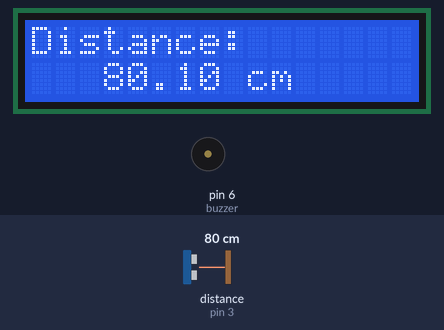
The sketch below on a simulated Arduino Uno, built with avr-gcc and run on an emulated ATmega328P. Shown: 16×2 character LCD, buzzer (waves = sounding, pin HIGH). Wiring (inferred from the names in the program): ultrasonic range finder: trigger pin 2; echo pin 3. The test bench sets the inputs (shaded band); at power-on: distance to the obstacle (sensor on pin 3) 80 cm. The echo pulse lasts 58.3 µs per cm; pins used as bus, display or sensor lines are not drawn.

Above: at 3.2 s.
3.3 s: distance to the obstacle (sensor on pin 3) set to 7 cm
At 4.64 s:
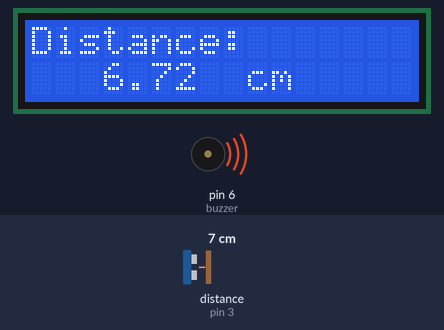
6.5 s: distance to the obstacle (sensor on pin 3) set to 4 cm
At 7.0 s:
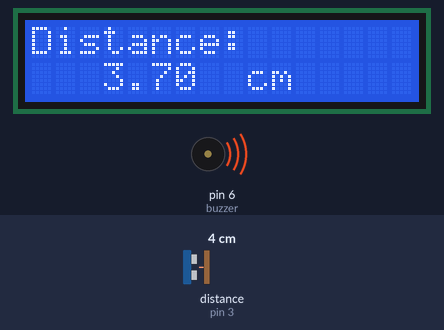
8.2 s: distance to the obstacle (sensor on pin 3) set to 18 cm
At 9.3 s:
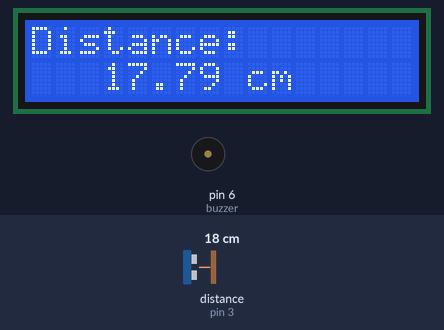
Timing chart, 0 to 15.9 s (numbered marks = the images above; inputs shaded):
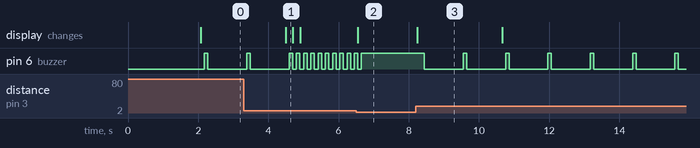

Measured:
- after the input at 3.3 s, the display: changes after 1.2 s (image 1)
- after the input at 6.5 s, pin 6 (buzzer): goes on until 6.7 s, then stays HIGH; the display: changes after 0.05 s (image 2)
- after the input at 8.2 s, pin 6 (buzzer): alternates HIGH for 0.10 s and LOW for 1.1 s, starting after 0.24 s; the display: changes at once (image 3)
- what the display in image 3 shows lasts 2.5 s, from 8.2 s to 10.7 s

The sketch:

daoche.ino
```cpp
/***************************************
name:Backing a Car
function:if the distance between the ultrasonic and the obstacle is greater than 5cm and less than 15cm,
the buzzer will make sounds in a low frequency;
if the distance is less than 5cm, the buzzer will alarm and make sounds in a high frequency.
At the same time, the current distance between the ultrasonic and the obstacle will display on LCD1602.
**************************************/
//Email:support@sunfounder.com
//Website:www.sunfounder.com

#include<LiquidCrystal.h>

LiquidCrystal lcd(7, 8, 9, 10, 11, 12);//initialize the pin of LCD
const int TrigPin = 2;//Trig attach to pin2
const int EchoPin = 3;//Echo attach to pin3
const int buzzer = 6;//buzzer attach to pin6
float cm;

void setup()
{
   Serial.begin(9600); //Sets the data rate in bits per second (baud) for serial data transmission
   //set the below pins as OUTPUT
   pinMode(TrigPin,OUTPUT);
   pinMode(EchoPin,INPUT);
   pinMode(buzzer,OUTPUT);
   lcd.begin(16,2); //Initializes the interface to the LCD screen
   lcd.print("Reversing radar"); //display "Reversing radar"
   delay(2000);  //delay 2s
   lcd.clear();//clear lcd
}

void loop()//
{
  //set the frequency the pin Trig sends out pulses
  digitalWrite(TrigPin,LOW);
  delayMicroseconds(2);
  digitalWrite(TrigPin,HIGH);
  delayMicroseconds(10);
  digitalWrite(TrigPin,LOW);

  cm = pulseIn(EchoPin,HIGH)/58.0;// read the pulses at pin Echo, and record the time between the pulse becoming high and then turning into low, which is the length of a pulse. Then convert the length into cm
  cm = (int(cm * 100.0))/100.0; //turn the distance converted from time into a number showing two decimal places
  if(cm < 0)//If the distance is less than 0
  {
    cm = 0;
  }
  lcd.setCursor(0,0);
  lcd.print("Distance:");//show the character "Distance:" on the LCD
  lcd.setCursor(0,1);  //Place the cursor at Line 1, Column 0, which means the second line and first column
  lcd.print("                ");//Add 16 spaces to make sure the remaining characters in Line 1, if any, are cleared
  lcd.setCursor(3,1);  // put the cursor at Line 1, Column 3.
  lcd.print(cm);  //Display the distance on the LCD
  lcd.setCursor(9,1);//put the cursor at Line 1, Column 9
  lcd.print("cm");//Display the character "cm" which is the unit
  delay(100);//delay 100ms

  if(cm < 15 & cm >= 5)//If the distance is 5 - 15 cm,buzzer beeping at low frequency
  {
    digitalWrite(buzzer, HIGH);
    delay(100);
    digitalWrite(buzzer, LOW);
  }
  else if(cm < 5 & cm >= 0)// If the distance is between 0 and 5 cm,buzzer  keep beeping ceaselessly
  {
    digitalWrite(buzzer, HIGH);
  }
  else      //If the distance is larger than 15cm,
  {
    digitalWrite(buzzer, HIGH);
    delay(100);
    digitalWrite(buzzer, LOW);
     delay(1000);
  }
}
```
